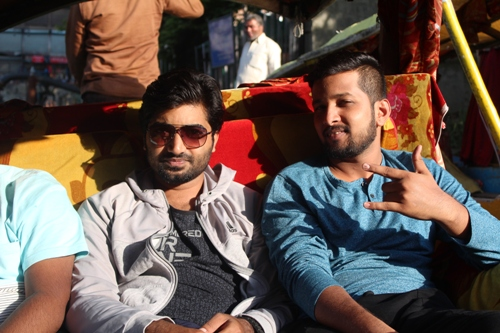
#> input picture images/img1.JPG, 500 x 333 px
$ python masking.py --image ../images/img1.JPG
#> lines starting #> are read from the running program, lines starting #| are printed output that depends on the picture; after the words box and inside, x2 and y2 are one past the last pixel; in counts of white or black regions, pixels touching at a corner belong together
import numpy as np
import cv2
import argparse

 #construct the argument parser and parse the arguments
ap = argparse.ArgumentParser()
ap.add_argument("-i", "--image", required=True, help="Path to the image")
args = vars(ap.parse_args())

# load the image and display it
image = cv2.imread(args["image"])
#> image is the input picture: shape (333, 500, 3); mean B, G, R 78.5, 86.1, 102.3
cv2.imshow("Original", image)

# Masking allows us to focus only on parts of an image that interest us.
# A mask is the same size as our image, but has only two pixel values,
# 0 and 255. Pixels with a value of 0 are ignored in the orignal image,
# and mask pixels with a value of 255 are allowed to be kept. For example,
# let's construct a rectangular mask that displays only the person in
# the image


mask=np.zeros(image.shape[:2],dtype="uint8")
#We then construct a NumPy array, filled with zeros, with the same width and height as our original image

cv2.rectangle(mask,(0,90),(290,450),255,-1)
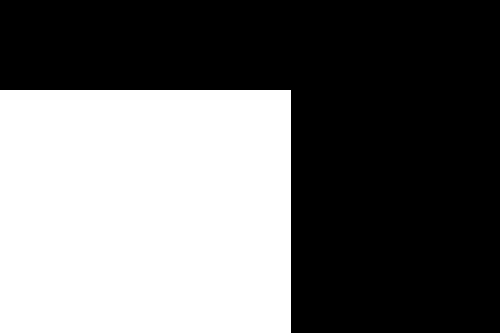
#> mask: shape (333, 500); 42.5% white; 1 white region, box (x1, y1, x2, y2) and area: (0, 90, 291, 333) 70713

cv2.imshow("mask",mask)


#Apply our mask notice only person from the image is cropped

masked=cv2.bitwise_and(image,image,mask=mask)
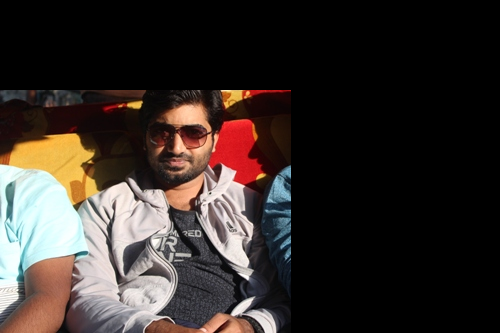
#> masked: shape (333, 500, 3); mean B, G, R 42.2, 45.9, 54
cv2.imshow("mask applied to image",masked)
cv2.waitKey(0)


#Now lets make a circular mask with a radius of 100 pixels

mask=np.zeros(image.shape[:2],dtype="uint8")
cv2.circle(mask,(145,200),100,255,-1)
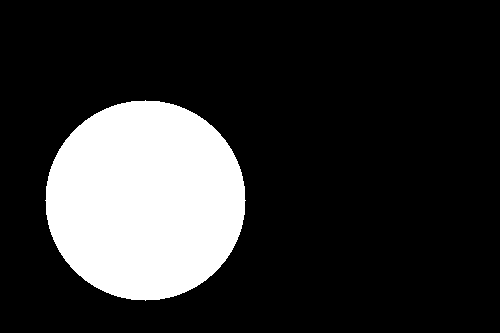
#> mask: shape (333, 500); 18.9% white; 1 white region, box (x1, y1, x2, y2) and area: (45, 100, 246, 301) 31417
masked=cv2.bitwise_and(image,image,mask=mask)
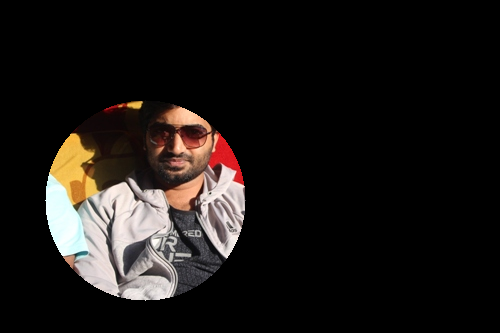
#> masked: shape (333, 500, 3); mean B, G, R 21.5, 23.7, 27.5
cv2.imshow("Mask",mask)
cv2.imshow("mask applied to the image",masked)
cv2.waitKey(0)

$ run again, on images/rooster.jpg
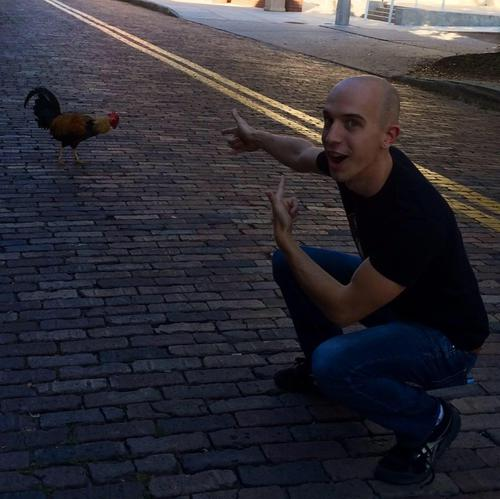
#> input picture images/rooster.jpg, 500 x 499 px
#> image is the input picture: shape (499, 500, 3); mean B, G, R 52.8, 45.3, 47.5
#> `cv2.rectangle(mask,(0,90),(290,450),255,-1)`:
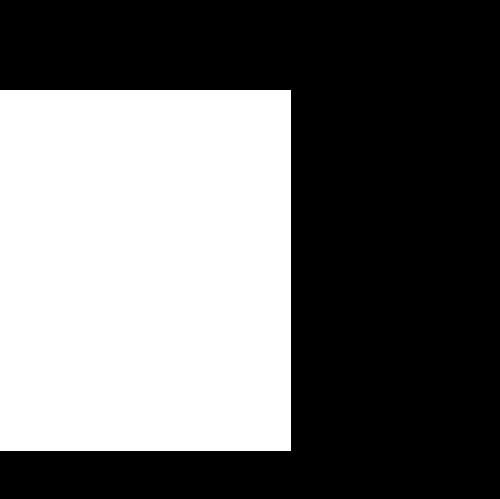
#> mask: shape (499, 500); 42.1% white; 1 white region, box (x1, y1, x2, y2) and area: (0, 90, 291, 451) 105051
#> `masked=cv2.bitwise_and(image,image,mask=mask)`:
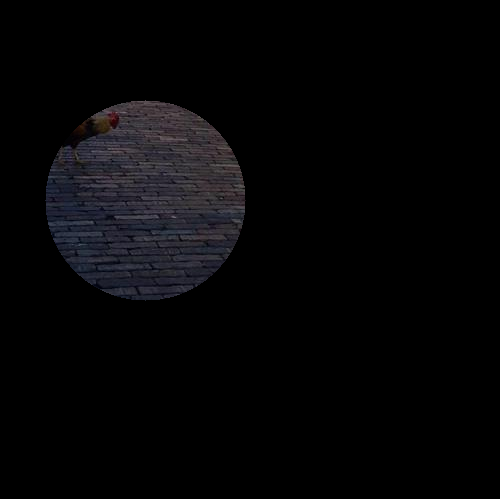
#> masked: shape (499, 500, 3); mean B, G, R 6.6, 5.4, 5.7

$ run again, on images/beach.png
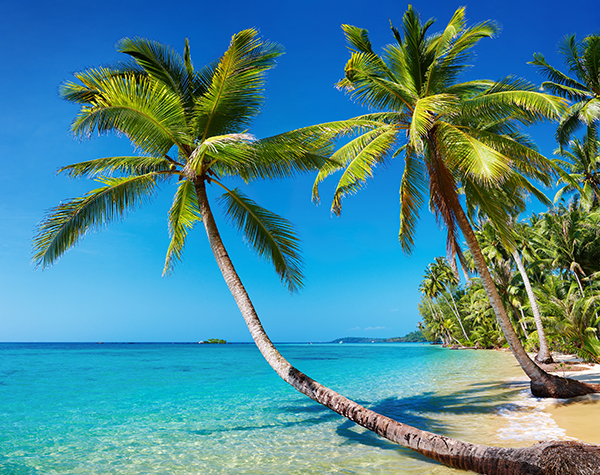
#> input picture images/beach.png, 600 x 475 px
#> image is the input picture: shape (475, 600, 3); mean B, G, R 148.4, 136.5, 73.3
#> `cv2.rectangle(mask,(0,90),(290,450),255,-1)`:
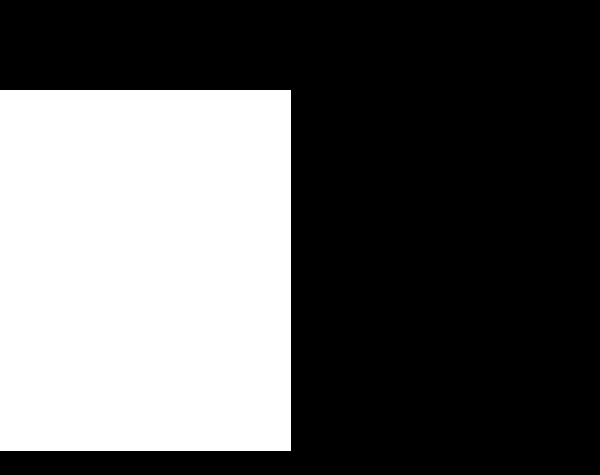
#> mask: shape (475, 600); 36.9% white; 1 white region, box (x1, y1, x2, y2) and area: (0, 90, 291, 451) 105051
#> `masked=cv2.bitwise_and(image,image,mask=mask)`:
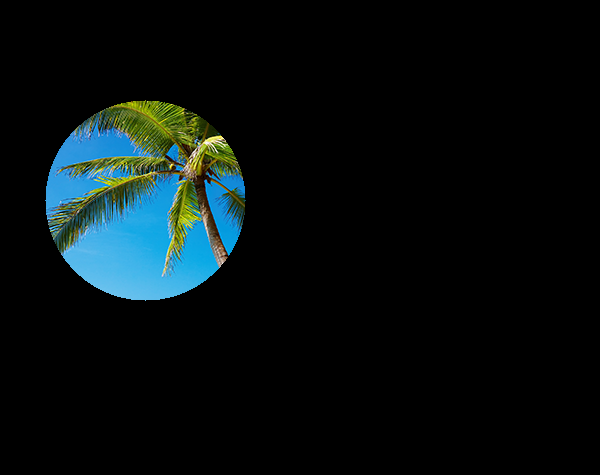
#> masked: shape (475, 600, 3); mean B, G, R 15.9, 15.1, 7.3
